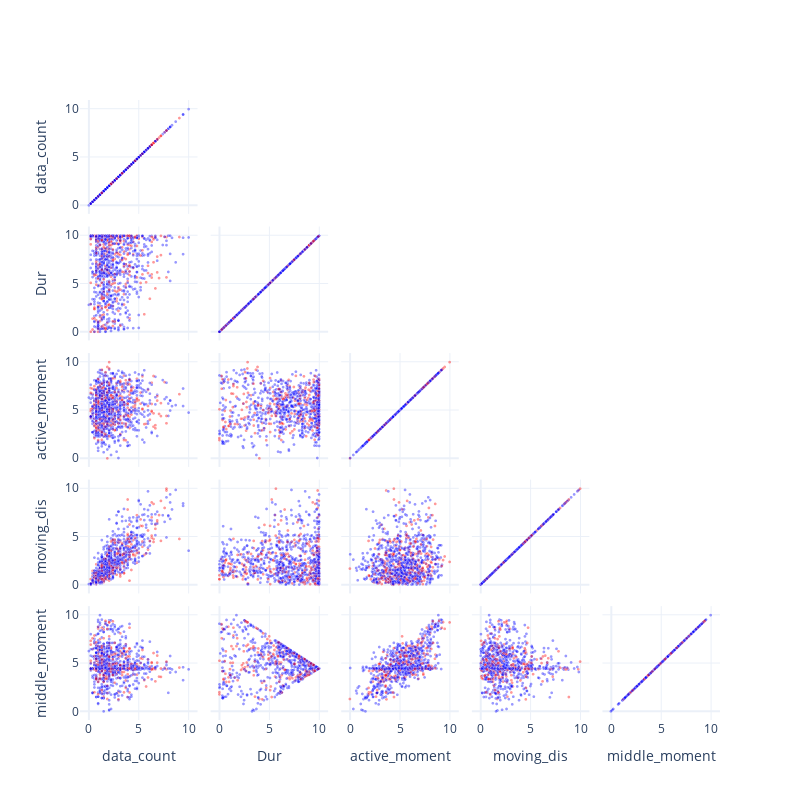

Write notebook code for a chart like this one.
### Code cell
myplot.Scatter_Matrix(df_cluster,
                      dimentions = ['data_count',
                                    'Dur',
                                    'active_moment',
                                    'moving_dis',
                                    'middle_moment',
                                    ],
                        color = 'id')

### Figure 1 — Plotly figure (JSON) as saved in the notebook; plotly's stock layout.template omitted (floating-point values rounded to 4 significant figures; data arrays with more than 128 entries replaced by an {"elided": "..."} marker saying what was removed)
{"data": [{"dimensions": [{"label": "data_count", "values": {"elided": "1098 float values"}}, {"label": "Dur", "values": {"elided": "1098 float values"}}, {"label": "active_moment", "values": {"elided": "1098 float values"}}, {"label": "moving_dis", "values": {"elided": "1098 float values"}}, {"label": "middle_moment", "values": {"elided": "1098 float values"}}], "marker": {"color": {"elided": "1098 int values"}, "colorscale": [[0, "rgb(0,0,255)"], [1, "rgb(255,0,0)"]], "line": {"color": "white", "width": 0.5}, "opacity": 0.4, "showscale": false, "size": 3}, "showupperhalf": false, "type": "splom"}], "layout": {"dragmode": "select", "height": 800, "hovermode": "closest", "width": 800}}
